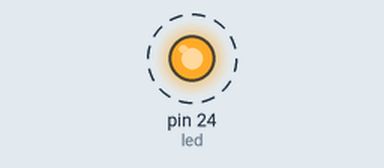
Bench run of a sketch on a simulated Arduino Mega 2560, built with avr-gcc and run on an emulated ATmega2560. Parts: output pins drawn as LEDs (lit = HIGH). Dashed ring = blinking.

Above: at 0.2 s.
Timing chart, 0 to 3.0 s (numbered marks = the images above):
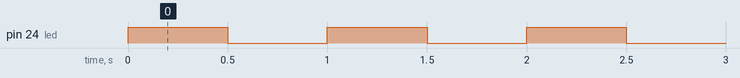

The sketch:

Robotistan_Arduino_Blink.ino
```cpp
# define led 24

void setup()
{
  pinMode(led, OUTPUT);

}

void loop()
{

  digitalWrite(led,HIGH);
  delay(500);
  digitalWrite(led,LOW);
  delay(500);

}
```

Measured:
- by itself, pin 24 (led): alternates HIGH for 0.50 s and LOW for 0.50 s
